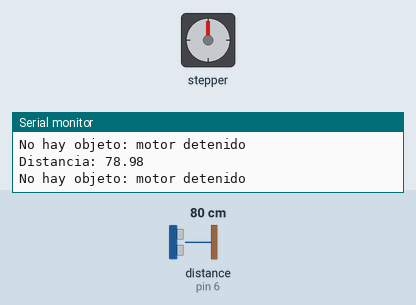
Recording of a sketch running on a simulated Arduino Uno, built with avr-gcc and run on an emulated ATmega328P. Shown: stepper motor, the last lines printed to the serial monitor. Wiring (inferred from the names in the program): ultrasonic range finder: trigger pin 7; echo pin 6. Inputs (shaded band) come from the test bench; at power-on: distance to the obstacle (sensor on pin 6) 80 cm. The echo pulse lasts 58.3 µs per cm; stepper angles assume 2048 steps per turn.

Above: at 1.2 s.
1.3 s: distance to the obstacle (sensor on pin 6) set to 22 cm
2.8 s: distance to the obstacle (sensor on pin 6) set to 19 cm
At 3.36 s:
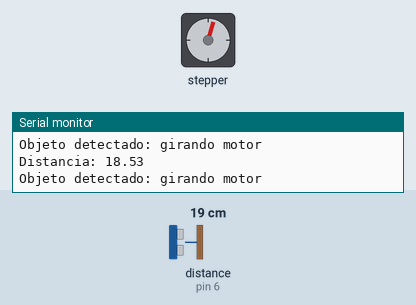
At 3.8 s:
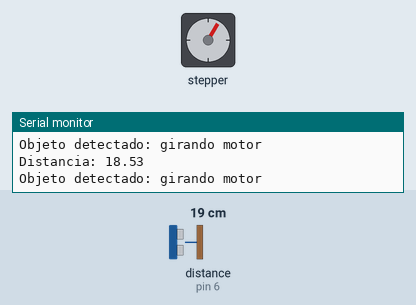
5.8 s: distance to the obstacle (sensor on pin 6) set to 35 cm
At 5.8 s:
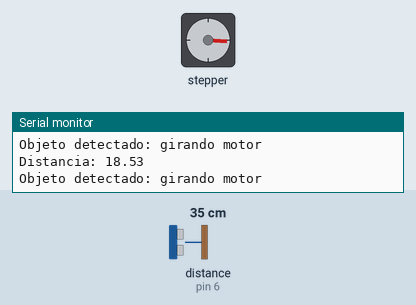
8.8 s: distance to the obstacle (sensor on pin 6) set to 2 cm
At 9.35 s:
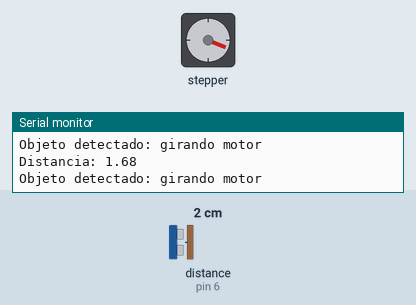
11.8 s: distance to the obstacle (sensor on pin 6) set to 9 cm
14.8 s: distance to the obstacle (sensor on pin 6) set to 4 cm
Timing chart, 0 to 18.8 s (numbered marks = the images above; inputs shaded):
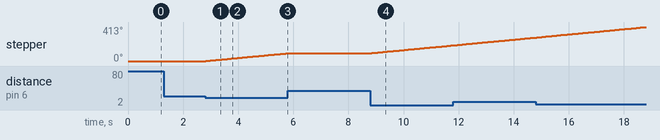

The sketch:

Practica5_MotorPasoAPasoConSensor.ino
```cpp
#include <Stepper.h>

// Pines del sensor ultrasónico
const int trigPin = 7;
const int echoPin = 6;

// Motor paso a paso
const int stepsPerRevolution = 2048;
Stepper motor(stepsPerRevolution, 8, 10, 9, 11);

void setup() {
  Serial.begin(9600);

  pinMode(trigPin, OUTPUT);
  pinMode(echoPin, INPUT);

  motor.setSpeed(10); // Puedes subirlo si quieres que gire más rápido
}

void loop() {
  long duration;
  float distance;

  // Medición con el sensor ultrasónico
  digitalWrite(trigPin, LOW);
  delayMicroseconds(2);
  digitalWrite(trigPin, HIGH);
  delayMicroseconds(10);
  digitalWrite(trigPin, LOW);

  duration = pulseIn(echoPin, HIGH);
  distance = duration * 0.034 / 2;

  Serial.print("Distancia: ");
  Serial.println(distance);

  if (distance < 20.0) {
    Serial.println("Objeto detectado: girando motor");
    motor.step(20); // Pequeños pasos para que gire mientras haya objeto
  } else {
    // No se hace nada, el motor se detiene
    Serial.println("No hay objeto: motor detenido");
  }

  delay(50); // Pequeño retraso para control de lectura y velocidad
}
```

Measured:
- the behaviour switches between 21 and 20 cm on distance to the obstacle (sensor on pin 6) (found by bisection; images 0 and 1)
- after the input at 2.8 s, stepper: keeps turning clockwise at about 32°/s, starting at once
- after the input at 5.8 s, stepper: stops changing and stays 94°
- after the input at 8.8 s, stepper: keeps turning clockwise at about 32°/s, starting at once
